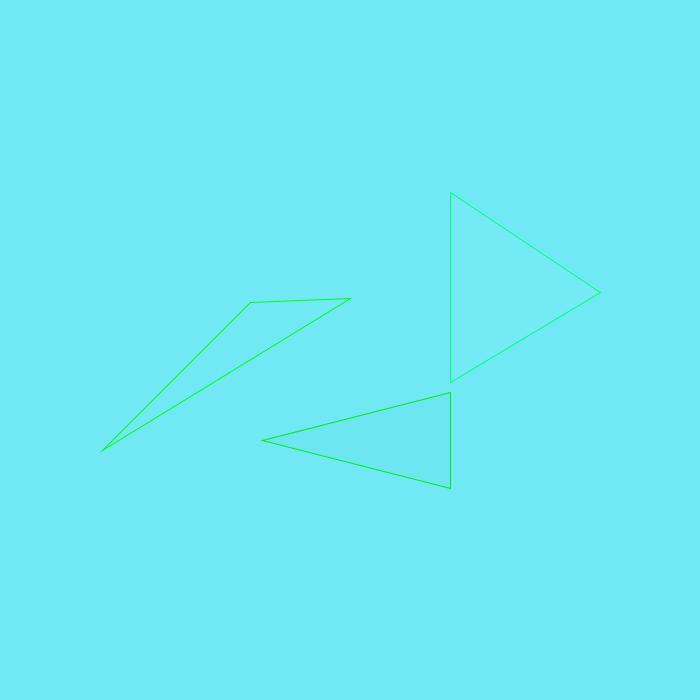
Frame 1 (no input)
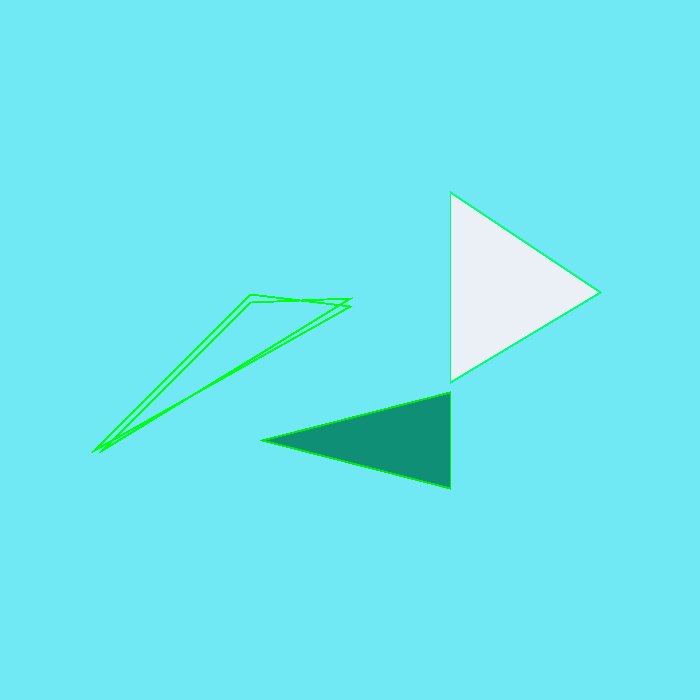
Frame 60 (the mouse pressed at the canvas centre just before this capture)
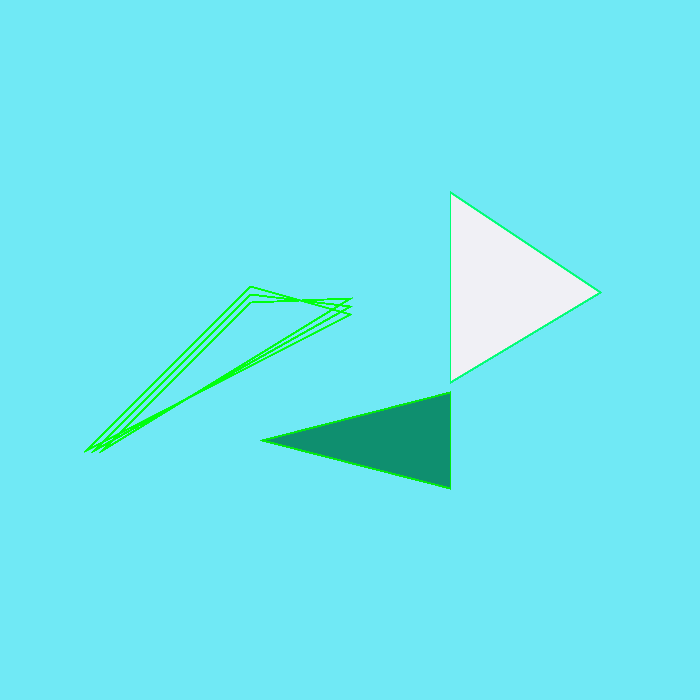
Frame 120 (the mouse held since frame 60 and released just before this capture)

The Processing sketch that drew these frames (run headless with seeded random() and noise(); from frame 60 on, the mouse is pressed at the canvas centre):

// Processing sketch: processing_185664
// ── processing_185664.pde

// Grace Jun 02/08/2015
// Data Visualization HW.- Green Clocks


float alpha = 0; //first alpha value

void setup(){
size(700,700);
background(112,233,245);
alpha = 15;
}
 
void draw() {
frameRate(70);
smooth();

int hr = hour();    // out of 24 hrs, using 0 - 23
int min = minute();  // our of 60 mins in an hr 0 - 59
int sec = second();  // our of 60 mins in a min, using 0 - 59

stroke(0,147+sec*4,alpha);
noFill(); 
 
// draw my triangles
// seconds triangle
beginShape();
vertex(250,550+-sec*8);      
vertex(350+-sec*8,450);
vertex(350,50+sec*8);
endShape(CLOSE);

 
strokeWeight(1);
stroke(0,147+min*4,alpha);
fill(12,135,100,8);
 
// draw my triangles for mintues after the 59 sec
beginShape();
vertex(450,480+-min*4);    
vertex(350+-min*4,440);
vertex(450,400+min*4);
endShape(CLOSE);
 
strokeWeight(1);
stroke(0,255,116);
noFill();
fill(255,255,255,8);
 
// draw my triangles for hour
beginShape();
vertex(450,390+-hr*4);      
vertex(450,200+-hr*4);
vertex(600,300+-hr*4);
endShape(CLOSE);
 
}
